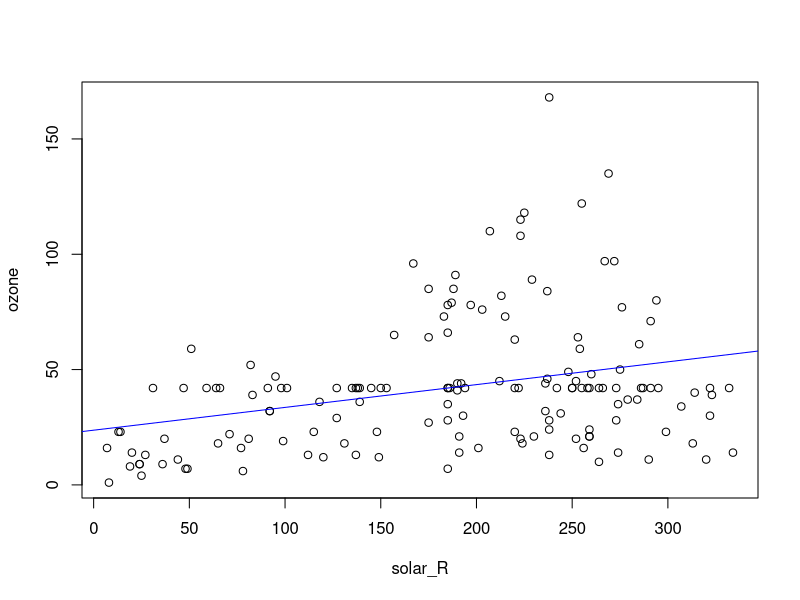

Recreate this plot in R.

  # Loading airquality dataset
  data("airquality")
  my_airquality_data <- airquality
 
  # Summarising dataset
  summary(my_airquality_data)

  
  # Data cleaning
 
   # Solution 1 to remove NA values : Omit rows containing NA value  
   copy <- airquality
   nrow(copy)

   nrow(na.omit(copy))
   
   # Solution 2 to remove NA values : Replace NA value with mean value 
   
   my_airquality_data$Ozone[is.na(my_airquality_data$Ozone)] <- as.integer(mean(my_airquality_data$Ozone, na.rm = TRUE))
   
   my_airquality_data$Solar.R[is.na(my_airquality_data$Solar.R)] <- as.integer(mean(my_airquality_data$Solar.R, na.rm = TRUE))
   
   # Checking if there are any NA values
   sum(is.na(my_airquality_data))
   
   
  # Data integration
  
   my_airquality_data_subset_1 <- my_airquality_data[1:10, c(2,3)]

   my_airquality_data_subset_2 <- my_airquality_data[1:10, c(4,5)]   
   
   cbind(my_airquality_data_subset_1, my_airquality_data_subset_2)

   
  # Data transformation

   copy$Month <- month.abb[copy$Month]
   str(copy)

  
  # Data model building (regression model for prediction of Ozone value)   
   
   # Setting predictor attribute
   solar_R <- my_airquality_data[, "Solar.R"]
   
   # Setting target attribute
   ozone <- my_airquality_data[, "Ozone"]
   
   plot(ozone~solar_R)
   
   # Fitting linear model
   model_ozone_solar_R <- lm(ozone~solar_R)
   model_ozone_solar_R        # Gives values of y-intercept and slope         
   
   abline(model_ozone_solar_R, col="blue")
   
   # Prediction of 'Ozone' when 'Solar.R'= 10
   p1 <- predict(model_ozone_solar_R, data.frame("solar_R" = 10))
   p1   
      
   
